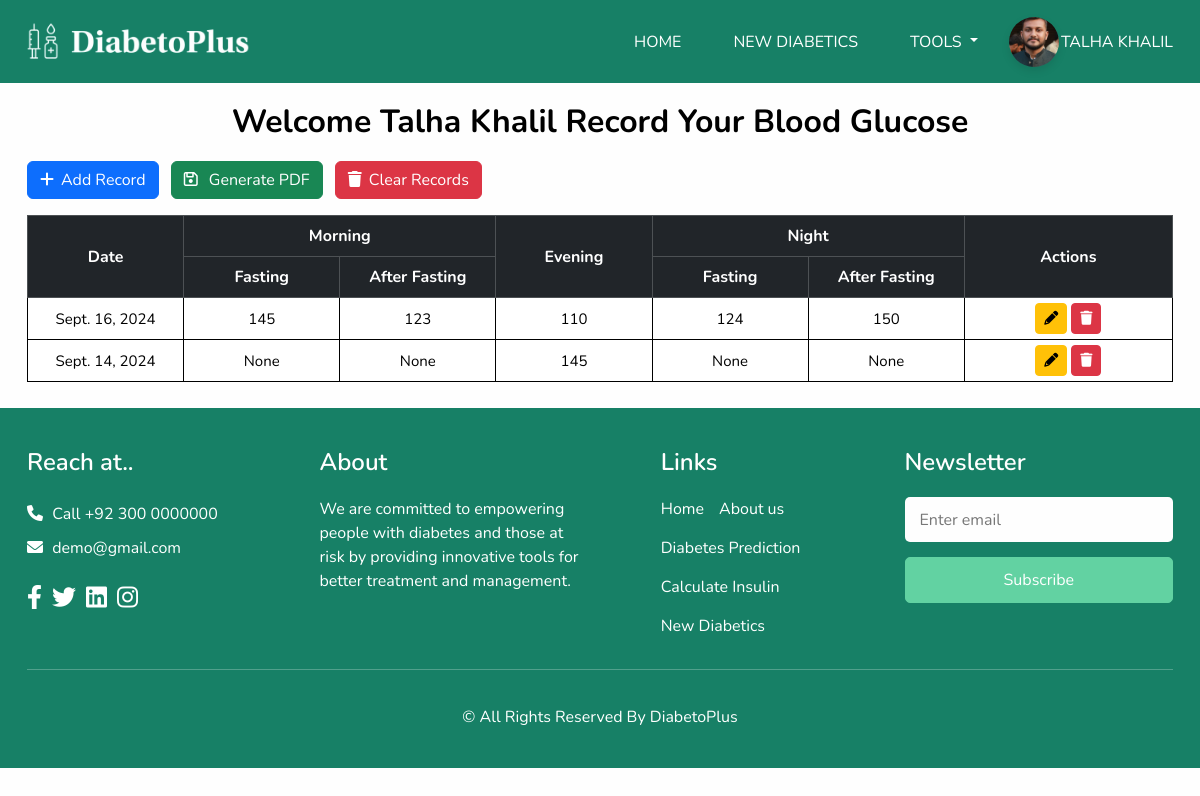
/record/ (signed in), run on the app's committed database.
### Home/models.py (models this page shows, shortened)
class Profile(models.Model):
    user = models.OneToOneField(User, on_delete=models.CASCADE)
    profile_picture = models.ImageField(upload_to='profile_pics/')

### Glucose_Record/models.py (models this page shows, shortened)
class GRecords(models.Model):
    user = models.ForeignKey(User, on_delete=models.CASCADE)
    date = models.DateField()
    mor_fast = models.IntegerField(null=True, blank=True)
    mor_after = models.IntegerField(null=True, blank=True)
    evening = models.IntegerField(null=True, blank=True)
    night_fast = models.IntegerField(null=True, blank=True)
    night_after = models.IntegerField(null=True, blank=True)

### Glucose_Record/views.py (the view)
# urls.py: path('record/',Glucose_Record_views.record, name='record'),
@login_required
def record(request):
    user_records = GRecords.objects.filter(user=request.user).order_by('-date')
    return render(request, 'glucose_record.html', {'Glucose_Record': user_records})

### templates/glucose_record.html (shortened to what this page needs)
{% extends "base-sp.html" %}
{% load static %}
{% block css %}
<link href={% static "css/glucose_record_css.css" %} rel="stylesheet" />
{% endblock css %}
{% block content %}
<h2 class="container-h2 container">Welcome {{ request.user.username }} Record Your Blood Glucose</h2>
<div class="container-record container">
    <button class="btn btn-primary mb-3" data-bs-toggle="modal" data-bs-target="#addRecordModal"><i
            class="fa-solid fa-plus" style="margin-right: 7px;"></i>Add Record</button>
    <button onclick="window.location.href='{% url 'gen_pdf' %}'" class="btn btn-success mb-3 mx-2">
        <i class="fa-regular fa-floppy-disk" style="margin-right: 7px;"></i>
        Generate PDF
    </button>
    <button class="btn btn-danger mb-3" data-bs-toggle="modal" data-bs-target="#clearRecordsModal">
        <i class="fa-solid fa-trash" style="margin-right: 7px;"></i>Clear Records
    </button>
    <div class="table-responsive">
        <table class="table table-bordered">
            <thead class="table-dark">
                <tr>
                    <th rowspan="2">Date</th>
                    <th colspan="2">Morning</th>
                    <th rowspan="2">Evening</th>
                    <th colspan="2">Night</th>
                    <th rowspan="2" class="actions-column">Actions</th>
                </tr>
                <tr>
                    <th>Fasting</th>
                    <th>After Fasting</th>
                    <th>Fasting</th>
                    <th>After Fasting</th>
                </tr>
            </thead>
            <tbody>
                {% for record in Glucose_Record%}
                <tr>
                    <td>{{ record.date }}</td>
                    <td>{{ record.mor_fast }}</td>
                    <td>{{ record.mor_after }}</td>
                    <td>{{ record.evening }}</td>
                    <td>{{ record.night_fast }}</td>
                    <td>{{ record.night_after }}</td>
                    <td>
                        <button class="btn btn-sm btn-warning" data-bs-toggle="modal"
                            data-bs-target="#updateRecordModal{{ record.id }}" title="Update Record">
                            <i class="fa-solid fa-pencil"></i>
                        </button>
                        <button class="btn btn-sm btn-danger" data-bs-toggle="modal"
                            data-bs-target="#deleteRecordModal{{ record.id }}" title="Delete Record">
                            <i class="fa-solid fa-trash"></i>
                        </button>
                    </td>
                </tr>
                {% empty %}
                <p>There are no Records Recorded yet</p>
                {% endfor %}
            </tbody>
        </table>
    </div>
</div>
{% endblock content %}

### templates/base-sp.html (shortened to what this page needs)
{% load static %}
<!DOCTYPE html>
<html>
<head>
  <link href="https://cdn.jsdelivr.net/npm/bootstrap@5.3.3/dist/css/bootstrap.min.css" rel="stylesheet"
>
  <link rel="stylesheet" href="https://cdnjs.cloudflare.com/ajax/libs/font-awesome/6.0.0-beta3/css/all.min.css">
  <link href={% static "css/style.css" %} rel="stylesheet" />
  {% block css %}{% endblock css %}
  <link href={% static "css/responsive.css" %} rel="stylesheet" />
  <link rel="stylesheet" href="https://cdnjs.cloudflare.com/ajax/libs/toastr.js/latest/toastr.min.css" />
</head>
<body class="sub_page">
  <div class="hero_area">
    <header class="header_section">
      <div class="container">
        <nav class="navbar navbar-expand-lg custom_nav-container ">
          <a class="navbar-brand" href={% url 'index' %}>
            <img src={% static "media/logo.png" %} alt="logo" height="43px" />
          <div class="collapse navbar-collapse" id="navbarSupportedContent">
            <ul class="navbar-nav">
              <li class="nav-item active">
                <a class="nav-link" href={% url 'index' %}>Home</a>
              </li>
              <li class="nav-item">
                <a class="nav-link" href={% url 'new_diabetics' %}>New Diabetics</a>
              </li>
              <li class="nav-item dropdown">
                <a class="nav-link dropdown-toggle" href="#" role="button" data-bs-toggle="dropdown" aria-expanded="false">
                  Tools
                </a>
              </li>
            </ul>
            {% if request.user.is_authenticated %}
              <div class="dropdown">
                <a href="#" class="d-flex align-items-center" data-bs-toggle="dropdown" aria-expanded="false">
                  {% if user.profile.profile_picture %}
                    <img src="{{ user.profile.profile_picture.url }}" class="profile-pic-nav" alt="Profile Picture">
                    <span class="profile-name">{{ user.username }}</span>
                  {% else %}
                    <img src="{% static 'default.jpg' %}" class="profile-pic-nav" alt="Default Profile Picture">
                    <span class="profile-name">{{ user.username }}</span>
                  {% endif %}
                </a>
              </div>
            {% else %}
              <a href={% url 'login' %} class="btn-read-more">Sign Up / Sign in</a>
            {% endif %}
          </div>
        </nav>
      </div>
    </header>
  </div>
  {% block content %}{% endblock content %}
  <footer class="footer_section">
    <div class="container">
      <div class="row">
        <div class="col-md-6 col-lg-3 footer_col">
          <div class="footer_contact">
            <h4>
              Reach at..
            </h4>
            <div class="contact_link_box">
              <a href="">
                <i class="fa fa-phone" aria-hidden="true"></i>
                <span>
                  Call +92 300 0000000
                </span>
              </a>
              <a href="">
                <i class="fa fa-envelope" aria-hidden="true"></i>
                <span>
                  demo@gmail.com
                </span>
              </a>
            </div>
          </div>
          <div class="footer_social">
            <a href="https://www.facebook.com/?_rdr" aria-hidden="true" >
              <i class="fa-brands fa-facebook-f"></i>
            </a>
            <a href="https://twitter.com/?lang=en" aria-hidden="true" >
              <i class="fa-brands fa-twitter"></i>
            </a>
            <a href="https://pk.linkedin.com">
              <i class="fa-brands fa-linkedin" aria-hidden="true" ></i>
            </a>
            <a href="https://www.instagram.com/">
              <i class="fa-brands fa-instagram" aria-hidden="true" ></i>
            </a>
          </div>
        </div>
        <div class="col-md-6 col-lg-3 footer_col">
          <div class="footer_detail">
            <h4>
              About
            </h4>
            <p>
              We are committed to empowering people with diabetes and those at risk by providing innovative tools for better treatment and management.
            </p>
          </div>
        </div>
        <div class="col-md-6 col-lg-2 mx-auto footer_col">
          <div class="footer_link_box">
            <h4>
              Links
            </h4>
            <div class="footer_links">
              <a class="" href={% url 'index' %}>
                Home
              <a class="" href={% url 'about' %}>
                About us
              <a class="" href={% url 'predict_diabetes' %}>
                Diabetes Prediction
              <a class="" href={% url 'calculate_insulin' %}>
                Calculate Insulin
              <a class="" href={% url 'new_diabetics' %}>
                New Diabetics
            </div>
          </div>
        </div>
        <div class="col-md-6 col-lg-3 footer_col ">
          <h4>
            Newsletter
          </h4>
          <form action="#">
            <input type="email" placeholder="Enter email" />
            <button type="submit">
              Subscribe
            </button>
          </form>
        </div>
      </div>
      <hr color="#ffffff">
      <div class="footer-info">
        <p>
          &copy;  All Rights Reserved By
          <a href={% url 'index' %}>DiabetoPlus<br><br></a>
        </p>
      </div>
    </div>
  </footer>
</body>
</html>

### static/css/style.css (style rules this page uses)
body { font-family: 'Nunito', sans-serif; color: #000000; background-color: #fefefe; overflow-x: hidden; }
a, a:hover, a:focus { text-decoration: none; }
.btn, .btn:focus { outline: none !important; box-shadow: none; }
.hero_area { position: relative; min-height: 100vh; display: flex; flex-direction: column; }
.sub_page .hero_area { min-height: auto; background-color: #178066; }
.header_section { padding: 15px 0; }
.navbar { border-bottom: none; }
.custom_nav-container { padding: 0; }
.custom_nav-container .navbar-nav { margin-left: auto; }
.custom_nav-container .navbar-nav .nav-item .nav-link { padding: 10px 20px; margin: 0 10px 0 0; color: #ffffff; border: 1px solid transparent; text-align: center; text-transform: uppercase; border-radius: 5px; transition: all 0.3s ease-in-out; }
.footer_section { background: #178066; color: #ffffff; padding: 40px 0 15px 0; position: relative; }
.footer_section h4 { font-weight: 600; margin-bottom: 20px; }
.footer_section .footer_contact .contact_link_box { display: flex; flex-direction: column; }
.footer_section .footer_contact .contact_link_box a { margin: 5px 0; color: #ffffff; }
.footer_section .footer_contact .contact_link_box a i { margin-right: 5px; }
.footer_section .footer_social { display: flex; margin-top: 20px; margin-bottom: 10px; }
.footer_section .footer_social a { display: flex; justify-content: center; align-items: center; color: #ffffff; border-radius: 100%; margin-right: 10px; font-size: 24px; transition: ease 0.5s; }
.footer_section .footer_links { display: flex; flex-wrap: wrap; }
.footer_section .footer_links a { display: flex; align-items: center; margin-right: 15px; margin-bottom: 15px; color: #ffffff; }
.footer_section form input { border: none; background-color: #fefefe; width: 100%; height: 45px; color: #000000; outline: none; border-radius: 5px; padding: 0 15px; }
.footer_section form input::placeholder { color: #777; }
.footer_section form button { width: 100%; text-align: center; display: inline-block; padding: 10px 55px; background-color: #62d2a2; color: #ffffff; border-radius: 5px; transition: all 0.3s; border: 1px solid #62d2a2; margin-top: 15px; }
.footer_section .footer-info { text-align: center; }
.footer_section .footer-info p { color: #ffffff; padding: 0; margin: 0; }
.footer_section .footer-info p a { color: inherit; }
.footer_section hr { margin-bottom: 35px; }
.container-h2 { text-align: center; margin-top: 20px; margin-bottom: 20px; font-weight: bold; }
.table { border: none; }
.table td { font-size: 15px; padding: 5px; vertical-align: middle; }
td, th { text-align: center; vertical-align: middle; }
.profile-pic-nav { width: 50px; height: 50px; border-radius: 50%; object-fit: cover; box-shadow: 0 4px 8px rgba(0, 0, 0, 0.1); }
.profile-name { margin-left: 2px; color: #ffffff; text-align: center; text-transform: uppercase; }

### static/css/glucose_record_css.css (style rules this page uses)
.container-record { margin-bottom: 10px; }
td, th { text-align: center; vertical-align: middle; }
th, td { width: 150px; }
.actions-column { width: 200px; }

### static/css/responsive.css (style rules this page uses)
@media (min-width: 1200px) { .container { max-width: 1170px; } }

### data on the page
GRecords: date "Sept. 16, 2024", mor_fast "145", mor_after "123", evening "110", night_fast "124", night_after "150"
GRecords: date "Sept. 14, 2024", mor_fast "None", mor_after "None", evening "145", night_fast "None", night_after "None"

### other printed values
{{ user.username }} "TALHA KHALIL"
{{ request.user.username }} "Talha Khalil"
